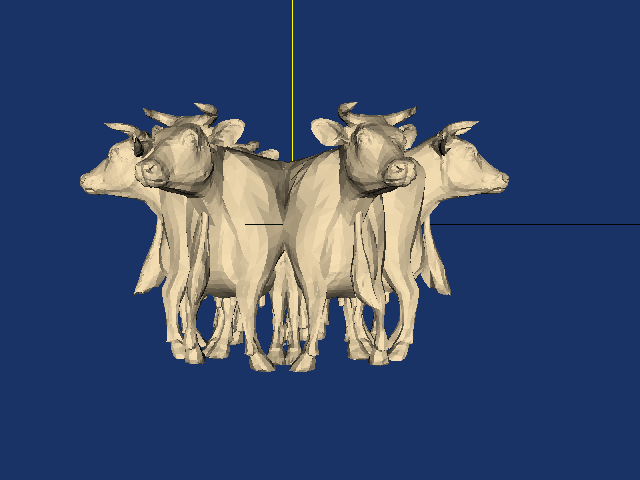

This chart was generated by the following Python code:
#!/usr/bin/env python

# Six incremental rotations of the cow model about the Y axis,
# rendered with EraseOff so all orientations overlap (VTK Textbook
# figure 3-31b).

import os
from pathlib import Path

# Factory overrides: importing these modules registers the OpenGL rendering
# and interaction style implementations for vtkRenderingCore factory classes.
import vtkmodules.vtkInteractionStyle  # noqa: F401
import vtkmodules.vtkRenderingOpenGL2  # noqa: F401

# VTK pipeline classes used in this example
from vtkmodules.vtkFiltersGeneral import vtkAxes
from vtkmodules.vtkIOGeometry import vtkBYUReader
from vtkmodules.vtkRenderingCore import (
    vtkActor,
    vtkPolyDataMapper,
    vtkRenderWindow,
    vtkRenderWindowInteractor,
    vtkRenderer,
)

# Colors (normalized RGB)
wheat = (0.961, 0.871, 0.702)
background = (0.102, 0.200, 0.400)

# Data directory
data_dir = Path(os.environ.get("VPE_DATA_DIR", Path(__file__).parent))

# Reader: load the cow geometry
reader = vtkBYUReader()
reader.SetGeometryFileName(str(data_dir / "cow.g"))

# Mapper: map cow polygon data
cow_mapper = vtkPolyDataMapper()
cow_mapper.SetInputConnection(reader.GetOutputPort())
cow_mapper.ScalarVisibilityOff()

# Actor: the cow model
cow_actor = vtkActor()
cow_actor.SetMapper(cow_mapper)
cow_actor.GetProperty().SetColor(wheat)

# Source: axes for orientation reference
axes_source = vtkAxes()
axes_source.SetScaleFactor(10)
axes_source.SetOrigin(0, 0, 0)

axes_mapper = vtkPolyDataMapper()
axes_mapper.SetInputConnection(axes_source.GetOutputPort())

axes_actor = vtkActor()
axes_actor.SetMapper(axes_mapper)

# Renderer: assemble the scene
renderer = vtkRenderer()
renderer.AddActor(cow_actor)
renderer.AddActor(axes_actor)
renderer.SetBackground(background)

# Window: display the rendered scene
render_window = vtkRenderWindow()
render_window.AddRenderer(renderer)
render_window.SetWindowName("rotation incremental y")
render_window.SetMultiSamples(0)
render_window.SetSize(640, 480)

# Interactor: handle mouse and keyboard events
interactor = vtkRenderWindowInteractor()
interactor.SetRenderWindow(render_window)

# Camera: front view along Z to show Y-axis rotation
renderer.ResetCamera()
bounds = cow_actor.GetBounds()
fp = [(bounds[i * 2 + 1] + bounds[i * 2]) / 2.0 for i in range(3)]
renderer.GetActiveCamera().SetPosition(2, 0, 25)
renderer.GetActiveCamera().SetFocalPoint(fp)
renderer.GetActiveCamera().SetViewUp(0, 1, 0)
renderer.ResetCameraClippingRange()

# Animation: six 60° rotations about Y with EraseOff overlay
render_window.Render()
render_window.Render()
render_window.EraseOff()
for _ in range(6):
    cow_actor.RotateY(60)
    render_window.Render()
    render_window.Render()
render_window.EraseOn()

# Launch the interactive visualization
render_window.EraseOff()
interactor.Start()
